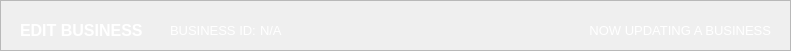
  <widget class="QFrame" name="basePopUpTitleFrame">
   <property name="geometry">
    <rect>
     <x>-1</x>
     <y>-10</y>
     <width>791</width>
     <height>51</height>
    </rect>
   </property>
   <property name="styleSheet">
    <string notr="true">#basePopUpTitleFrame {
	background-color: #141c52;
}</string>
   </property>
   <property name="frameShape">
    <enum>QFrame::Shape::StyledPanel</enum>
   </property>
   <property name="frameShadow">
    <enum>QFrame::Shadow::Raised</enum>
   </property>
   <widget class="QLabel" name="label_titleFilterOptions">
    <property name="geometry">
     <rect>
      <x>20</x>
      <y>10</y>
      <width>251</width>
      <height>41</height>
     </rect>
    </property>
    <property name="font">
     <font>
      <family>Arial</family>
      <pointsize>12</pointsize>
      <bold>true</bold>
     </font>
    </property>
    <property name="styleSheet">
     <string notr="true">#label_titleFilterOptions {
	background-color: transparent;
	color: #FFFFFF;
}
</string>
    </property>
    <property name="text">
     <string>EDIT BUSINESS</string>
    </property>
    <property name="alignment">
     <set>Qt::AlignmentFlag::AlignLeading|Qt::AlignmentFlag::AlignLeft|Qt::AlignmentFlag::AlignVCenter</set>
    </property>
   </widget>
   <widget class="QLabel" name="filteroptions_label">
    <property name="geometry">
     <rect>
      <x>420</x>
      <y>10</y>
      <width>351</width>
      <height>41</height>
     </rect>
    </property>
    <property name="font">
     <font>
      <family>Arial</family>
      <pointsize>10</pointsize>
      <bold>false</bold>
     </font>
    </property>
    <property name="styleSheet">
     <string notr="true">#filteroptions_label {
	background-color: transparent;
	color: #FFFFFF;
}
</string>
    </property>
    <property name="text">
     <string>NOW UPDATING A BUSINESS</string>
    </property>
    <property name="alignment">
     <set>Qt::AlignmentFlag::AlignRight|Qt::AlignmentFlag::AlignTrailing|Qt::AlignmentFlag::AlignVCenter</set>
    </property>
   </widget>
   <widget class="QLabel" name="display_what_ID">
    <property name="geometry">
     <rect>
      <x>260</x>
      <y>10</y>
      <width>201</width>
      <height>41</height>
     </rect>
    </property>
    <property name="font">
     <font>
      <family>Arial</family>
      <pointsize>10</pointsize>
      <bold>false</bold>
     </font>
    </property>
    <property name="styleSheet">
     <string notr="true">#display_what_ID {
	background-color: transparent;
	color: #FFFFFF;
}
</string>
    </property>
    <property name="text">
     <string>N/A</string>
    </property>
    <property name="alignment">
     <set>Qt::AlignmentFlag::AlignLeading|Qt::AlignmentFlag::AlignLeft|Qt::AlignmentFlag::AlignVCenter</set>
    </property>
   </widget>
   <widget class="QLabel" name="label_what_ID">
    <property name="geometry">
     <rect>
      <x>170</x>
      <y>10</y>
      <width>91</width>
      <height>41</height>
     </rect>
    </property>
    <property name="font">
     <font>
      <family>Arial</family>
      <pointsize>10</pointsize>
      <bold>false</bold>
     </font>
    </property>
    <property name="styleSheet">
     <string notr="true">#label_what_ID {
	background-color: transparent;
	color: #FFFFFF;
}
</string>
    </property>
    <property name="text">
     <string>BUSINESS ID:</string>
    </property>
    <property name="alignment">
     <set>Qt::AlignmentFlag::AlignLeading|Qt::AlignmentFlag::AlignLeft|Qt::AlignmentFlag::AlignVCenter</set>
    </property>
   </widget>
  </widget>
